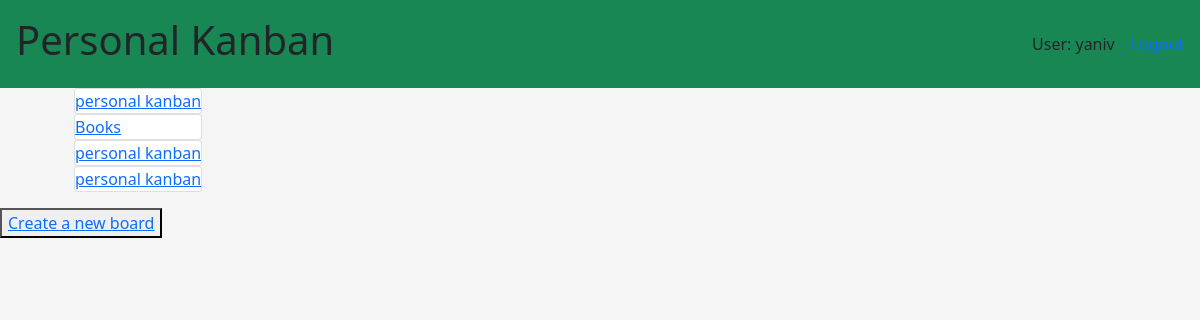
The app's page /boards/ (signed in) with its own data.
### board/models.py (models this page shows, shortened)
class Board(models.Model):
    name = models.CharField(max_length=255)
    description = models.TextField()
    owner = models.ForeignKey(User, on_delete=models.CASCADE)
    class Meta:
        verbose_name_plural = "Boards"
        ordering = ["id"]
    def get_absolute_url(self):
        return reverse("board:board", args=[str(self.pk)])

### board/views.py (the view)
# urls.py: path("boards/", views.BoardListView.as_view(), name="boards"),
class BoardListView(LoginRequiredMixin, generic.ListView):
    model = Board
    template_name = "board/boards.html"
    context_object_name = "boards"
    def get_queryset(self):
        return Board.objects.filter(owner=self.request.user)

### board/templates/board/boards.html
{% extends "base.html" %}
{% load static %}
{% block content%}
{% if boards %}
<div class="container">
    <ul>
        {% for board in boards %}
            <div class="card"><a href="{{ board.get_absolute_url }}">{{ board.name }}</a></div>
        {% endfor %}
        {% else %}
            <div class="card">No boards found</div>
        {% endif %}
    </ul>
</div>
<button><a href="{% url 'board:create_board' %}">Create a new board</a></button>
{% endblock %}

### templates/base.html (shortened to what this page needs)
{% load static %}
<!DOCTYPE html>
<html>
    <head>
        <link rel="stylesheet" href="https://cdn.jsdelivr.net/npm/bootstrap@5.1.3/dist/css/bootstrap.min.css">
        <link rel="stylesheet" href="https://cdnjs.cloudflare.com/ajax/libs/font-awesome/6.2.1/css/all.min.css" />
        <link rel="stylesheet" href="{% static 'board/css/board.css' %}">
    </head>
    <body>
        <header>
            <h1>Personal Kanban</h1>
            <ul class="sidebar-nav">
            {% if user.is_authenticated %}
                <li>User: {{ user.get_username }}</li>
                <li><a href="{% url 'logout' %}?next={{ request.path }}">Logout</a></li>
            {% else %}
                <li><a href="{% url 'login' %}?next={{ request.path }}">Login</a></li>
            {% endif %}
            </ul>
        </header>
        {% block content %}
        {% endblock %}
    </body>
</html>

### board/static/board/css/board.css (style rules this page uses)
body { background-color: #f5f5f5; }
.container { display: flex; flex-direction: row; justify-content: space-between; gap: 1em; }

### templates/base.html (style rules this page uses)
header { display: flex; justify-content: space-between; background-color: #198754; padding: 1rem; text-align: center; }
header ul { display: flex; gap: 1rem; justify-content: space-between; list-style: none; padding: 0; margin: 0; align-items: center; }

### records on screen
Board: name "personal kanban"
Board: name "Books"
Board: name "personal kanban"
Board: name "personal kanban"

### other values on screen
{{ user.get_username }} "yaniv"
